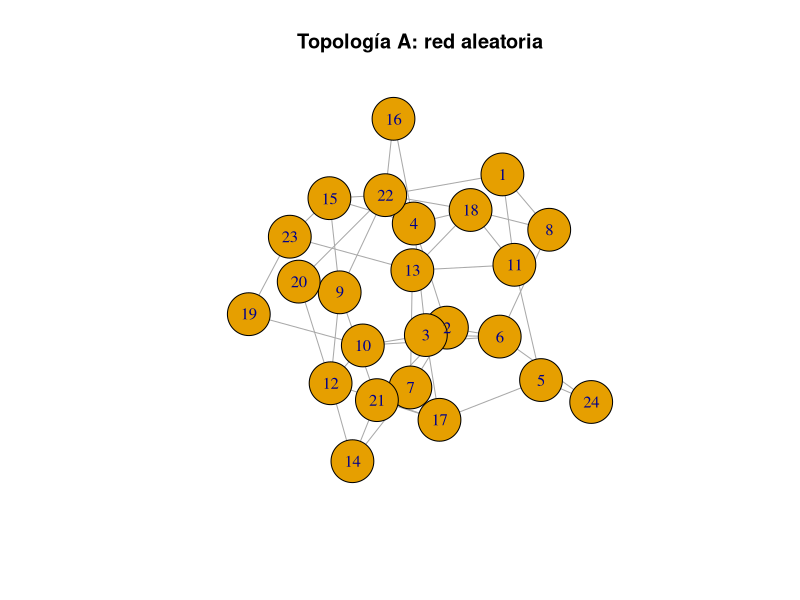
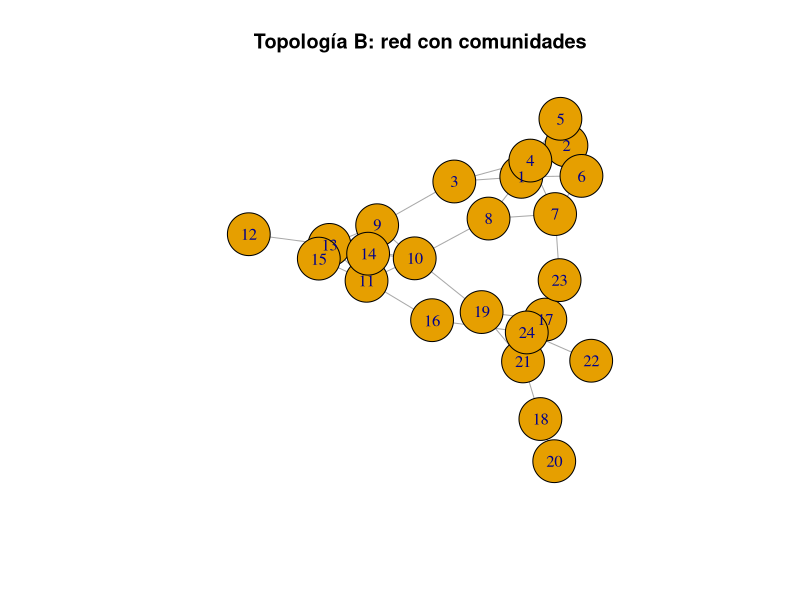
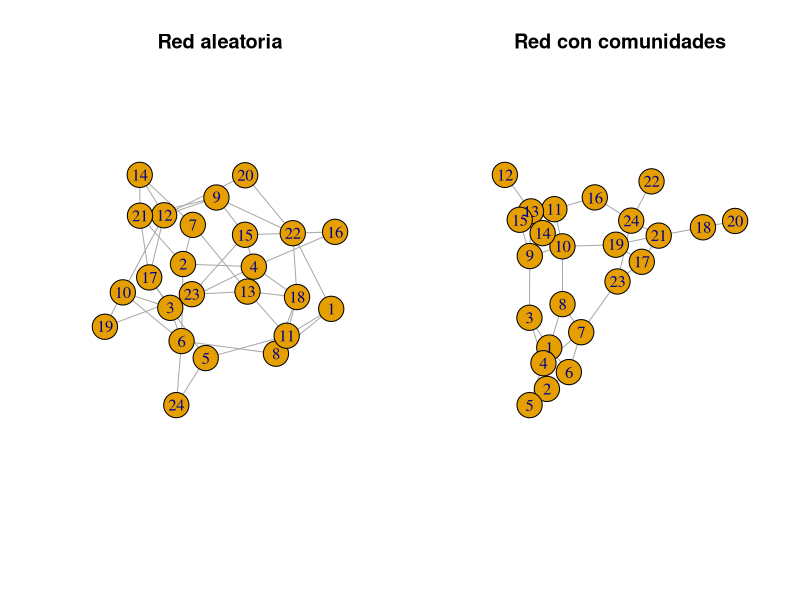
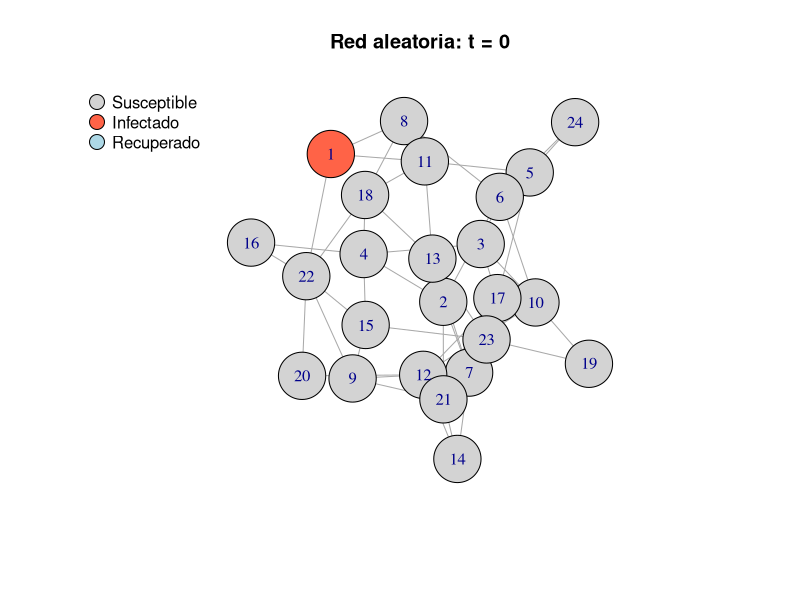
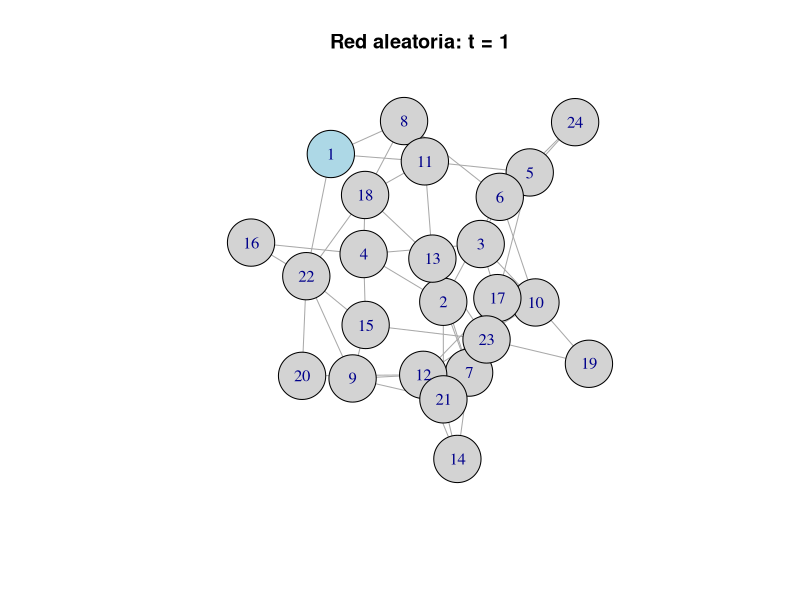
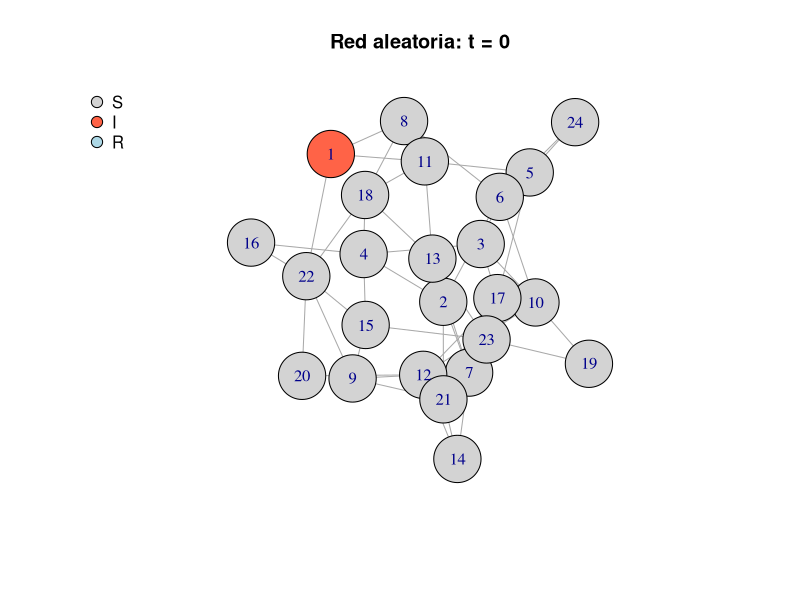
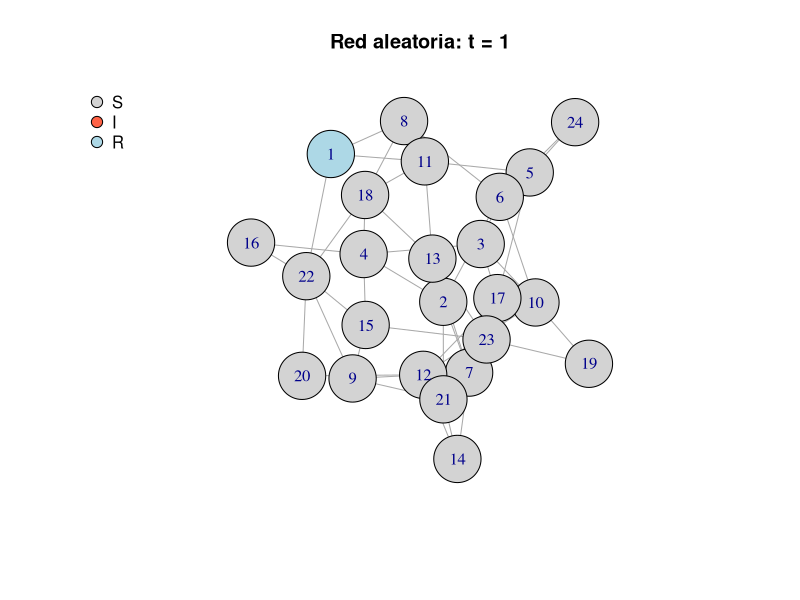
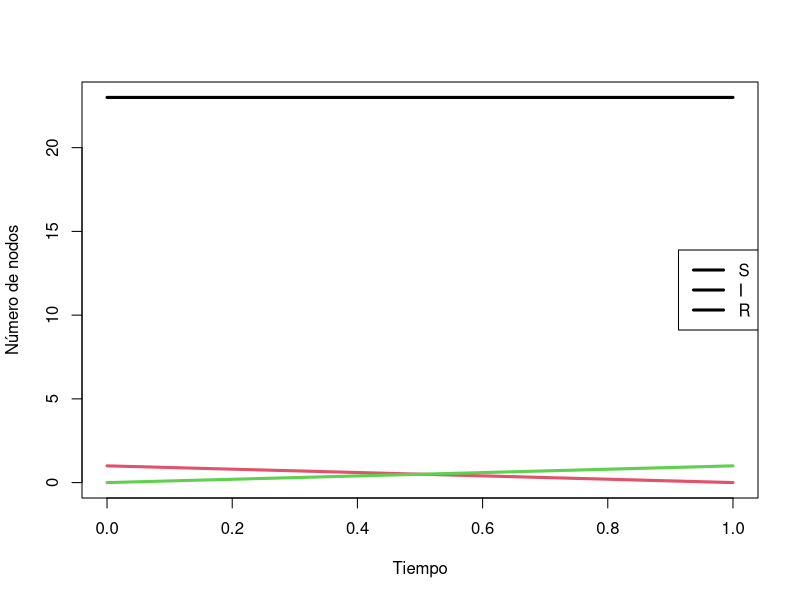

Write R code to recreate these figures, in order.
# ==============================================================================
# DCCS - TEORÍA DE REDES
# Jorge Fábrega
#
# SESIÓN 6
# CONTAGIO SIMPLE Y MODELO SIR SOBRE REDES
# ==============================================================================
#
# Objetivos:
#
# 1. Construir dos redes con la misma cantidad de nodos.
# 2. Representar los estados S, I y R.
# 3. Entender manualmente una iteración del modelo SIR.
# 4. Automatizar posteriormente exactamente ese mismo mecanismo.
# 5. Reconstruir visualmente la dinámica período a período.
# 6. Comparar cómo cambia el contagio según:
#       - la topología;
#       - el nodo donde comienza;
#       - beta;
#       - gamma.
#
# IMPORTANTE:
#
# Primero construiremos UNA iteración manualmente.
# Sólo después automatizaremos el proceso.
#
# La idea es entender qué está haciendo R antes de pedirle
# que lo repita muchas veces.
#
# ==============================================================================
rm(list=ls())

library(igraph)

set.seed(1234)


# ==============================================================================
# 1. PARÁMETROS GENERALES DEL EXPERIMENTO
# ==============================================================================

n <- 24


# ------------------------------------------------------------------------------
# Probabilidad de transmisión
# ------------------------------------------------------------------------------

beta <- 0.25

# Ojo:
# beta representa la probabilidad de transmisión POR CONTACTO I-S.
#
# Es decir, un nodo infectado no contagia automáticamente a todos sus vecinos.
# Cada vínculo entre un infectado y un susceptible constituye una oportunidad
# independiente de transmisión.
#
# Aquí es donde pueden después jugar con otros valores para ver qué pasa.
#
# Prueben, por ejemplo:
#
# beta <- 0.10
# beta <- 0.40
# beta <- 0.70


# ------------------------------------------------------------------------------
# Probabilidad de recuperación
# ------------------------------------------------------------------------------

gamma <- 0.15

# gamma representa la probabilidad de que un nodo infectado
# pase a recuperado durante un período.
#
# Prueben después:
#
# gamma <- 0.05
# gamma <- 0.30
# gamma <- 0.60
#
# Pregunta:
# ¿Qué debería ocurrir si aumentamos gamma manteniendo beta constante?


# ------------------------------------------------------------------------------
# Número máximo de períodos
# ------------------------------------------------------------------------------

T_max <- 20


# ------------------------------------------------------------------------------
# Nodo donde comienza la epidemia
# ------------------------------------------------------------------------------

nodo_inicial <- 1

# Ojo:
# esta será una de nuestras principales variables experimentales.
#
# Después pueden cambiar solamente esto:
#
# nodo_inicial <- 5
# nodo_inicial <- 12
# nodo_inicial <- 20
#
# y observar qué cambia manteniendo TODO lo demás constante.


# ==============================================================================
# 2. CONSTRUIR DOS TOPOLOGÍAS
# ==============================================================================


# ==============================================================================
# 2.1 RED ALEATORIA
# ==============================================================================

set.seed(100)

# Generaremos la red hasta obtener una red conectada.
#
# ¿Por qué?
# Porque queremos que, en principio, exista algún camino
# entre cualquier par de nodos.
#
# Si hubiera componentes separados, algunos nodos serían
# estructuralmente imposibles de alcanzar desde la semilla inicial.

repeat {
  
  g_aleatoria <- sample_gnp(
    n = n,
    p = 0.14,
    directed = FALSE,
    loops = FALSE
  )
  
  if (is_connected(g_aleatoria)) {
    break
  }
}


# Revisemos si efectivamente tenemos un solo componente

components(g_aleatoria)$no


# Visualización

plot(
  g_aleatoria,
  vertex.label = V(g_aleatoria)$name,
  vertex.size = 25,
  main = "Topología A: red aleatoria"
)


# ------------------------------------------------------------------------------
# Algunas características básicas
# ------------------------------------------------------------------------------

degree(g_aleatoria)

mean(degree(g_aleatoria))


# Ojo:
# aquí estamos recordando algo visto en sesiones anteriores.
#
# El proceso dinámico que estudiaremos ahora ocurre SOBRE
# una estructura que ya podemos describir mediante grado,
# centralidad, componentes, etc.


# ==============================================================================
# 2.2 RED CON COMUNIDADES
# ==============================================================================

set.seed(200)


# Tres comunidades de ocho nodos

tam_comunidades <- c(8, 8, 8)


# Probabilidad de vínculos dentro de comunidades

p_in <- 0.40


# Probabilidad de vínculos entre comunidades

p_out <- 0.03


# Ojo:
# aquí también pueden experimentar.
#
# Por ejemplo, ¿qué ocurriría si hacemos:
#
# p_out <- 0.01
#
# ¿Y si hacemos:
#
# p_out <- 0.15
#
# Estamos modificando cuán aisladas están las comunidades entre sí.


P <- matrix(
  p_out,
  nrow = 3,
  ncol = 3
)

diag(P) <- p_in


# Generamos hasta obtener una red conectada

repeat {
  
  g_comunidades <- sample_sbm(
    n = n,
    pref.matrix = P,
    block.sizes = tam_comunidades,
    directed = FALSE,
    loops = FALSE
  )
  
  if (is_connected(g_comunidades)) {
    break
  }
}


components(g_comunidades)$no


plot(
  g_comunidades,
  vertex.label = V(g_comunidades)$name,
  vertex.size = 25,
  main = "Topología B: red con comunidades"
)


degree(g_comunidades)

mean(degree(g_comunidades))


# ==============================================================================
# 2.3 OBSERVAR AMBAS REDES JUNTAS
# ==============================================================================

par(mfrow = c(1, 2))

plot(
  g_aleatoria,
  vertex.label = V(g_aleatoria)$name,
  vertex.size = 22,
  main = "Red aleatoria"
)

plot(
  g_comunidades,
  vertex.label = V(g_comunidades)$name,
  vertex.size = 22,
  main = "Red con comunidades"
)

par(mfrow = c(1, 1))


# Pregunta para antes de simular:
#
# Si beta y gamma fueran exactamente iguales en ambas redes,
# ¿esperarían que la epidemia se comportara igual?
#
# ¿Por qué?


# ==============================================================================
# 3. ESTADOS DEL MODELO SIR
# ==============================================================================

# Utilizaremos tres estados:
#
# S = Susceptible
# I = Infectado
# R = Recuperado


estado_inicial <- rep("S", n)

estado_inicial[nodo_inicial] <- "I"

estado_inicial


# Tenemos entonces:
#
# 23 susceptibles
# 1 infectado
# 0 recuperados


table(estado_inicial)


# ==============================================================================
# 4. UNA ITERACIÓN SIR PASO A PASO
# ==============================================================================

# Antes de automatizar el modelo vamos a construir
# manualmente UN período.
#
# Para esta demostración usaremos deliberadamente DOS infectados.
#
# La razón es puramente pedagógica:
# queremos tener una probabilidad razonable de observar simultáneamente
# contagios, recuperaciones y nodos que continúan infectados.


# ------------------------------------------------------------------------------
# 4.1 Estado inicial especial para la demostración
# ------------------------------------------------------------------------------

estado <- rep("S", n)

estado[c(1, 5)] <- "I"

estado

table(estado)


# Ojo:
# esta modificación corresponde SÓLO a esta demostración manual.
#
# Cuando hagamos la simulación completa volveremos a utilizar
# un único nodo inicial.


# ------------------------------------------------------------------------------
# 4.2 Fijar semilla para que el ejemplo sea reproducible
# ------------------------------------------------------------------------------

set.seed(123)

# Aquí fijamos deliberadamente el azar.
#
# Queremos que todos veamos exactamente la misma realización
# mientras aprendemos el mecanismo.
#
# Más adelante permitiremos que el proceso vuelva a ser estocástico.


# ------------------------------------------------------------------------------
# 4.3 Identificar infectados
# ------------------------------------------------------------------------------

infectados <- which(
  estado == "I"
)

infectados


# En este momento los únicos nodos capaces de transmitir
# son los que aparecen en este vector.


# ==============================================================================
# 4.4 BUSCAR VECINOS SUSCEPTIBLES
# ==============================================================================

for (i in infectados) {
  
  vecinos_i <- neighbors(
    g_aleatoria,
    i
  )
  
  vecinos_i <- as.integer(
    vecinos_i
  )
  
  susceptibles_i <- vecinos_i[
    estado[vecinos_i] == "S"
  ]
  
  cat(
    "\nNodo infectado:",
    i,
    "\n"
  )
  
  cat(
    "Vecinos susceptibles:",
    susceptibles_i,
    "\n"
  )
}


# Ojo:
# beta todavía NO ha actuado.
#
# Hasta aquí sólo hemos usado la topología para determinar
# quién puede potencialmente contagiar a quién.


# ==============================================================================
# 4.5 TRANSMISIÓN
# ==============================================================================

nuevos_infectados <- c()


for (i in infectados) {
  
  vecinos_i <- as.integer(
    neighbors(
      g_aleatoria,
      i
    )
  )
  
  susceptibles_i <- vecinos_i[
    estado[vecinos_i] == "S"
  ]
  
  
  for (j in susceptibles_i) {
    
    # ---------------------------------------------------------------
    # Sorteo Bernoulli
    # ---------------------------------------------------------------
    #
    # 1 = transmisión
    # 0 = no transmisión
    
    contagio <- rbinom(
      n = 1,
      size = 1,
      prob = beta
    )
    
    
    cat(
      "Contacto",
      i,
      "->",
      j,
      ":",
      contagio,
      "\n"
    )
    
    
    if (contagio == 1) {
      
      nuevos_infectados <- c(
        nuevos_infectados,
        j
      )
    }
  }
}


# Un susceptible podría haber sido expuesto
# por más de un vecino infectado.

nuevos_infectados <- unique(
  nuevos_infectados
)


# Resultado pedagógicamente más claro que imprimir NULL

if (length(nuevos_infectados) == 0) {
  
  cat(
    "\nEn este período no hubo nuevos contagios.\n"
  )
  
} else {
  
  cat(
    "\nNuevos infectados:",
    nuevos_infectados,
    "\n"
  )
}


# Ojo:
# beta se aplica a CONTACTOS I-S.
#
# Esta es una entrada explícita de la estructura de red
# en el proceso epidémico.


# ==============================================================================
# 4.6 RECUPERACIÓN
# ==============================================================================

recuperados <- c()


for (i in infectados) {
  
  recuperacion <- rbinom(
    n = 1,
    size = 1,
    prob = gamma
  )
  
  
  cat(
    "Recuperación del nodo",
    i,
    ":",
    recuperacion,
    "\n"
  )
  
  
  if (recuperacion == 1) {
    
    recuperados <- c(
      recuperados,
      i
    )
  }
}


if (length(recuperados) == 0) {
  
  cat(
    "\nEn este período ningún infectado se recuperó.\n"
  )
  
} else {
  
  cat(
    "\nNodos que se recuperaron:",
    recuperados,
    "\n"
  )
}


# Ojo:
# recuperación y contagio son procesos distintos.
#
# beta controla I -> S
# gamma controla I -> R


# ==============================================================================
# 4.7 ACTUALIZACIÓN SIMULTÁNEA
# ==============================================================================

estado_nuevo <- estado


estado_nuevo[
  nuevos_infectados
] <- "I"


estado_nuevo[
  recuperados
] <- "R"


estado_nuevo

table(estado_nuevo)


# IMPORTANTE:
#
# estamos actualizando todos los estados al FINAL del período.
#
# Un nodo que se contagia durante t NO empieza inmediatamente
# a contagiar dentro de ese mismo período.
#
# Comenzará a hacerlo en t + 1.
#
# Esto evita que el orden del loop determine artificialmente
# el resultado de la epidemia.


# ==============================================================================
# 5. AUTOMATIZAR EL MISMO PROCESO
# ==============================================================================

# Ahora vamos a encapsular exactamente el mecanismo anterior
# dentro de una función.
#
# No estamos introduciendo un modelo nuevo.
#
# Estamos pidiéndole a R que repita automáticamente
# lo que acabamos de hacer manualmente.


simular_SIR <- function(
    g,
    nodo_inicial,
    beta,
    gamma,
    T_max = 20,
    seed = NULL
) {
  
  if (!is.null(seed)) {
    set.seed(seed)
  }
  
  
  n <- vcount(g)
  
  
  # ---------------------------------------------------------------------------
  # Estado inicial
  # ---------------------------------------------------------------------------
  
  estado <- rep(
    "S",
    n
  )
  
  estado[
    nodo_inicial
  ] <- "I"
  
  
  # Aquí guardaremos toda la historia de la epidemia
  
  historia <- list()
  
  historia[[1]] <- estado
  
  
  # ---------------------------------------------------------------------------
  # Iteraciones
  # ---------------------------------------------------------------------------
  
  for (t in 1:T_max) {
    
    
    infectados <- which(
      estado == "I"
    )
    
    
    # Si ya no existen infectados,
    # el proceso terminó.
    
    if (length(infectados) == 0) {
      break
    }
    
    
    nuevos_infectados <- c()
    
    recuperados <- c()
    
    
    # =========================================================================
    # A. TRANSMISIÓN
    # =========================================================================
    
    for (i in infectados) {
      
      
      vecinos_i <- as.integer(
        neighbors(
          g,
          i
        )
      )
      
      
      susceptibles_i <- vecinos_i[
        estado[vecinos_i] == "S"
      ]
      
      
      for (j in susceptibles_i) {
        
        
        contagio <- rbinom(
          n = 1,
          size = 1,
          prob = beta
        )
        
        
        if (contagio == 1) {
          
          nuevos_infectados <- c(
            nuevos_infectados,
            j
          )
        }
      }
    }
    
    
    nuevos_infectados <- unique(
      nuevos_infectados
    )
    
    
    # =========================================================================
    # B. RECUPERACIÓN
    # =========================================================================
    
    for (i in infectados) {
      
      
      recuperacion <- rbinom(
        n = 1,
        size = 1,
        prob = gamma
      )
      
      
      if (recuperacion == 1) {
        
        recuperados <- c(
          recuperados,
          i
        )
      }
    }
    
    
    # =========================================================================
    # C. ACTUALIZACIÓN SIMULTÁNEA
    # =========================================================================
    
    estado_nuevo <- estado
    
    
    estado_nuevo[
      nuevos_infectados
    ] <- "I"
    
    
    estado_nuevo[
      recuperados
    ] <- "R"
    
    
    estado <- estado_nuevo
    
    
    # =========================================================================
    # D. GUARDAR LA HISTORIA
    # =========================================================================
    
    historia[[length(historia) + 1]] <- estado
  }
  
  
  return(historia)
}


# ==============================================================================
# 6. SIMULAR SOBRE LA RED ALEATORIA
# ==============================================================================

# Volvemos ahora al experimento original:
# UNA sola semilla inicial.


nodo_inicial <- 1


hist_aleatoria <- simular_SIR(
  g = g_aleatoria,
  nodo_inicial = nodo_inicial,
  beta = beta,
  gamma = gamma,
  T_max = T_max,
  seed = 999
)


length(hist_aleatoria)


# Ojo:
# length(hist_aleatoria) indica cuántos estados temporales
# quedaron almacenados.
#
# Puede ser menor que T_max + 1 si la epidemia
# desapareció antes.


# ==============================================================================
# 7. VISUALIZACIÓN DE LA DINÁMICA
# ==============================================================================

# Fijamos un layout.
#
# Esto es importante porque queremos que cada nodo permanezca
# aproximadamente en el mismo lugar en todos los períodos.
#
# De lo contrario, parecería que la red cambia,
# cuando en realidad sólo están cambiando los estados.


set.seed(500)

layout_A <- layout_with_fr(
  g_aleatoria
)


# ------------------------------------------------------------------------------
# Colores para los estados
# ------------------------------------------------------------------------------

colores_estado <- function(estado) {
  
  ifelse(
    estado == "S",
    "lightgray",
    ifelse(
      estado == "I",
      "tomato",
      "lightblue"
    )
  )
}


# ==============================================================================
# 7.1 t = 0
# ==============================================================================

plot(
  g_aleatoria,
  layout = layout_A,
  vertex.color = colores_estado(
    hist_aleatoria[[1]]
  ),
  vertex.size = 28,
  vertex.label = V(g_aleatoria)$name,
  main = "Red aleatoria: t = 0"
)


legend(
  "topleft",
  legend = c(
    "Susceptible",
    "Infectado",
    "Recuperado"
  ),
  pch = 21,
  pt.bg = c(
    "lightgray",
    "tomato",
    "lightblue"
  ),
  pt.cex = 2,
  bty = "n"
)


# ==============================================================================
# 7.2 t = 1
# ==============================================================================

if (length(hist_aleatoria) >= 2) {
  
  plot(
    g_aleatoria,
    layout = layout_A,
    vertex.color = colores_estado(
      hist_aleatoria[[2]]
    ),
    vertex.size = 28,
    vertex.label = V(g_aleatoria)$name,
    main = "Red aleatoria: t = 1"
  )
}


# ==============================================================================
# 7.3 t = 2
# ==============================================================================

if (length(hist_aleatoria) >= 3) {
  
  plot(
    g_aleatoria,
    layout = layout_A,
    vertex.color = colores_estado(
      hist_aleatoria[[3]]
    ),
    vertex.size = 28,
    vertex.label = V(g_aleatoria)$name,
    main = "Red aleatoria: t = 2"
  )
}


# Pregunta:
#
# Antes de ejecutar el período siguiente,
# observen los nodos infectados.
#
# ¿Qué nodos tienen alguna posibilidad de contagiarse?
#
# La respuesta debe poder deducirse mirando solamente
# los vecinos de los infectados actuales.


# ==============================================================================
# 8. PELÍCULA DEL CONTAGIO
# ==============================================================================

for (t in seq_along(hist_aleatoria)) {
  
  estado_t <- hist_aleatoria[[t]]
  
  
  plot(
    g_aleatoria,
    layout = layout_A,
    vertex.color = colores_estado(
      estado_t
    ),
    vertex.size = 28,
    vertex.label = V(g_aleatoria)$name,
    main = paste0(
      "Red aleatoria: t = ",
      t - 1
    )
  )
  
  
  legend(
    "topleft",
    legend = c(
      "S",
      "I",
      "R"
    ),
    pch = 21,
    pt.bg = c(
      "lightgray",
      "tomato",
      "lightblue"
    ),
    pt.cex = 1.5,
    bty = "n"
  )
  
  
  Sys.sleep(0.8)
}


# Ojo:
# lo que estamos viendo es UNA realización posible del proceso.
#
# Si cambiamos la semilla aleatoria,
# podemos obtener otra trayectoria aun manteniendo:
#
#   - la misma red;
#   - el mismo beta;
#   - el mismo gamma;
#   - el mismo nodo inicial.


# ==============================================================================
# 9. CONTAR S, I Y R EN CADA PERÍODO
# ==============================================================================

resumen_SIR <- function(historia) {
  
  do.call(
    rbind,
    lapply(
      seq_along(historia),
      function(t) {
        
        estados <- historia[[t]]
        
        data.frame(
          t = t - 1,
          S = sum(
            estados == "S"
          ),
          I = sum(
            estados == "I"
          ),
          R = sum(
            estados == "R"
          )
        )
      }
    )
  )
}


serie_A <- resumen_SIR(
  hist_aleatoria
)


serie_A


# ==============================================================================
# 9.1 CURVA SIR
# ==============================================================================

matplot(
  serie_A$t,
  serie_A[, c(
    "S",
    "I",
    "R"
  )],
  type = "l",
  lty = 1,
  lwd = 3,
  xlab = "Tiempo",
  ylab = "Número de nodos"
)


legend(
  "right",
  legend = c(
    "S",
    "I",
    "R"
  ),
  lty = 1,
  lwd = 3
)


# Aquí estamos observando el mismo proceso de dos maneras:
#
# 1. la película sobre la red;
# 2. la evolución agregada de S, I y R.
#
# La primera muestra DÓNDE ocurre el contagio.
# La segunda muestra CUÁNTO contagio hay en cada período.


# ==============================================================================
# 10. REPETIR SOBRE LA RED CON COMUNIDADES
# ==============================================================================

hist_comunidades <- simular_SIR(
  g = g_comunidades,
  nodo_inicial = nodo_inicial,
  beta = beta,
  gamma = gamma,
  T_max = T_max,
  seed = 999
)


set.seed(500)

layout_B <- layout_with_fr(
  g_comunidades
)


for (t in seq_along(hist_comunidades)) {
  
  estado_t <- hist_comunidades[[t]]
  
  
  plot(
    g_comunidades,
    layout = layout_B,
    vertex.color = colores_estado(
      estado_t
    ),
    vertex.size = 28,
    vertex.label = V(g_comunidades)$name,
    main = paste0(
      "Red con comunidades: t = ",
      t - 1
    )
  )
  
  
  legend(
    "topleft",
    legend = c(
      "S",
      "I",
      "R"
    ),
    pch = 21,
    pt.bg = c(
      "lightgray",
      "tomato",
      "lightblue"
    ),
    pt.cex = 1.5,
    bty = "n"
  )
  
  
  Sys.sleep(0.8)
}


# ==============================================================================
# 11. RESUMIR LA RED CON COMUNIDADES
# ==============================================================================

serie_B <- resumen_SIR(
  hist_comunidades
)


serie_B


# ==============================================================================
# 12. TAMAÑO FINAL DEL CONTAGIO
# ==============================================================================

alcanzados_A <- sum(
  tail(
    hist_aleatoria,
    1
  )[[1]] != "S"
)


alcanzados_B <- sum(
  tail(
    hist_comunidades,
    1
  )[[1]] != "S"
)


alcanzados_A

alcanzados_B


cat(
  "\nRed aleatoria:",
  alcanzados_A,
  "nodos alcanzados de",
  n,
  "\n"
)


cat(
  "Red con comunidades:",
  alcanzados_B,
  "nodos alcanzados de",
  n,
  "\n"
)


# Ojo:
# con una única simulación todavía NO podemos concluir
# que una topología produce sistemáticamente más difusión.
#
# Estamos mirando una realización particular.
#
# Más adelante podríamos repetir el proceso cientos de veces
# y comparar distribuciones del tamaño final de la epidemia.


# ==============================================================================
# 13. ¿LA EPIDEMIA TERMINÓ?
# ==============================================================================

estado_final_A <- tail(
  hist_aleatoria,
  1
)[[1]]


estado_final_B <- tail(
  hist_comunidades,
  1
)[[1]]


sum(
  estado_final_A == "I"
)


sum(
  estado_final_B == "I"
)


# Si todavía existen nodos I, llegar a T_max
# simplemente interrumpió nuestra observación.
#
# Si I = 0, entonces la epidemia efectivamente se extinguió.


# ==============================================================================
# 14. EXPERIMENTO: CAMBIAR LA SEMILLA
# ==============================================================================

# Hasta aquí hemos mantenido:
#
# beta constante
# gamma constante
# topología constante
#
# Ahora vamos a modificar solamente el nodo inicial.


nodo_inicial <- 1


hist_1 <- simular_SIR(
  g = g_comunidades,
  nodo_inicial = nodo_inicial,
  beta = beta,
  gamma = gamma,
  T_max = T_max,
  seed = 500
)


nodo_inicial <- 8


hist_8 <- simular_SIR(
  g = g_comunidades,
  nodo_inicial = nodo_inicial,
  beta = beta,
  gamma = gamma,
  T_max = T_max,
  seed = 500
)


nodo_inicial <- 16


hist_16 <- simular_SIR(
  g = g_comunidades,
  nodo_inicial = nodo_inicial,
  beta = beta,
  gamma = gamma,
  T_max = T_max,
  seed = 500
)


# ==============================================================================
# 14.1 COMPARAR TAMAÑO FINAL
# ==============================================================================

c(
  semilla_1 = sum(
    tail(
      hist_1,
      1
    )[[1]] != "S"
  ),
  
  semilla_8 = sum(
    tail(
      hist_8,
      1
    )[[1]] != "S"
  ),
  
  semilla_16 = sum(
    tail(
      hist_16,
      1
    )[[1]] != "S"
  )
)


# Pregunta:
#
# Si beta y gamma son exactamente iguales,
# ¿por qué puede cambiar el resultado?
#
# Aquí empieza a aparecer explícitamente
# la posición estructural de la semilla.


# ==============================================================================
# 15. ELEGIR SEMILLAS USANDO CENTRALIDAD
# ==============================================================================


# ------------------------------------------------------------------------------
# 15.1 Nodo de mayor grado
# ------------------------------------------------------------------------------

grado <- degree(
  g_comunidades
)


grado


nodo_mayor_grado <- which.max(
  grado
)


nodo_mayor_grado


# Prueba:
#
# usa ahora:
#
# nodo_inicial <- nodo_mayor_grado
#
# ¿La epidemia crece más rápidamente?
# ¿Alcanza más nodos?
#
# Ojo: una única simulación no basta para afirmar
# que necesariamente será así.


# ------------------------------------------------------------------------------
# 15.2 Nodo de mayor intermediación
# ------------------------------------------------------------------------------

intermediacion <- betweenness(
  g_comunidades,
  directed = FALSE,
  normalized = TRUE
)


intermediacion


nodo_mayor_intermediacion <- which.max(
  intermediacion
)


nodo_mayor_intermediacion


# Desafío:
#
# Prueba calculando la centralidad de intermediación y eligiendo
# el nodo más central como primer infectado.
#
# ¿Qué cambia en el proceso?
#
# ¿Logra el contagio cruzar comunidades con mayor facilidad?
#
# ¿Por qué un nodo que conecta regiones distintas podría ser
# especialmente relevante para una dinámica de difusión?


# ==============================================================================
# 16. EXPERIMENTOS PARA HACER EN CASA
# ==============================================================================


# ------------------------------------------------------------------------------
# EXPERIMENTO 1
# ------------------------------------------------------------------------------
#
# Mantén fija la red y el nodo inicial.
#
# Cambia beta:
#
# beta <- 0.10
# beta <- 0.30
# beta <- 0.60
#
# ¿Qué cambia?


# ------------------------------------------------------------------------------
# EXPERIMENTO 2
# ------------------------------------------------------------------------------
#
# Mantén beta constante.
#
# Cambia gamma:
#
# gamma <- 0.05
# gamma <- 0.30
# gamma <- 0.70
#
# ¿Qué cambia?


# ------------------------------------------------------------------------------
# EXPERIMENTO 3
# ------------------------------------------------------------------------------
#
# Mantén beta y gamma constantes.
#
# Cambia solamente:
#
# nodo_inicial
#
# ¿Qué papel juega la posición estructural de la semilla?


# ------------------------------------------------------------------------------
# EXPERIMENTO 4
# ------------------------------------------------------------------------------
#
# Compara como semillas:
#
# 1. un nodo aleatorio;
# 2. el nodo de mayor grado;
# 3. el nodo de mayor intermediación.
#
# ¿Cuál parece producir mayor difusión?


# ------------------------------------------------------------------------------
# EXPERIMENTO 5
# ------------------------------------------------------------------------------
#
# En la red SBM cambia:
#
# p_out
#
# Prueba:
#
# p_out <- 0.01
# p_out <- 0.05
# p_out <- 0.15
#
# ¿Qué sucede cuando las comunidades quedan
# cada vez más conectadas entre sí?


# ------------------------------------------------------------------------------
# EXPERIMENTO 6
# ------------------------------------------------------------------------------
#
# Ejecuta exactamente el mismo modelo cambiando solamente:
#
# seed
#
# ¿Obtienes siempre el mismo resultado?
#
# Esta es una propiedad fundamental de los modelos
# estocásticos de difusión.


# ==============================================================================
# 17. IDEA CENTRAL
# ==============================================================================

# El resultado que queremos retener es:
#
#
#       REGLA DE TRANSMISIÓN
#                 +
#       ESTRUCTURA DE LA RED
#                 +
#       POSICIÓN DE LA SEMILLA
#                 +
#              AZAR
#
#                 |
#                 v
#
#       DINÁMICA DE DIFUSIÓN
#
#
# Incluso cuando beta y gamma permanecen constantes,
# cambiar la topología o el lugar donde comienza el proceso
# puede modificar profundamente su evolución.
#
# ==============================================================================
